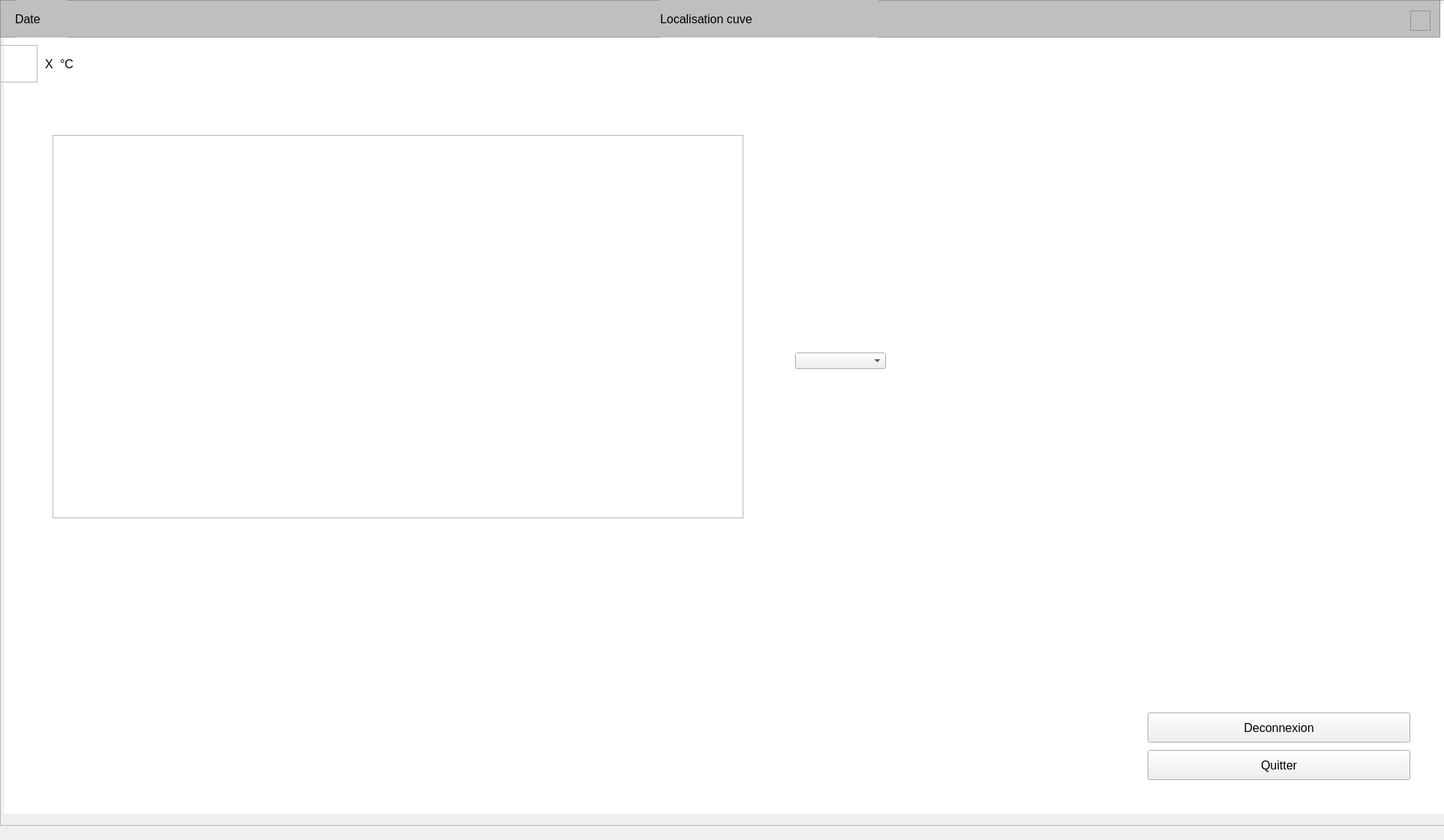
<?xml version="1.0" encoding="UTF-8"?>
<ui version="4.0">
 <class>Form</class>
 <widget class="QWidget" name="Form">
  <property name="geometry">
   <rect>
    <x>0</x>
    <y>0</y>
    <width>1925</width>
    <height>1120</height>
   </rect>
  </property>
  <property name="windowTitle">
   <string>Form</string>
  </property>
  <property name="styleSheet">
   <string notr="true"/>
  </property>
  <widget class="QFrame" name="frame">
   <property name="geometry">
    <rect>
     <x>0</x>
     <y>0</y>
     <width>1920</width>
     <height>50</height>
    </rect>
   </property>
   <property name="styleSheet">
    <string notr="true">background-color: #BFBFBF;</string>
   </property>
   <property name="frameShape">
    <enum>QFrame::StyledPanel</enum>
   </property>
   <property name="frameShadow">
    <enum>QFrame::Raised</enum>
   </property>
   <widget class="QLabel" name="label_3">
    <property name="geometry">
     <rect>
      <x>20</x>
      <y>0</y>
      <width>70</width>
      <height>50</height>
     </rect>
    </property>
    <property name="font">
     <font>
      <pointsize>12</pointsize>
     </font>
    </property>
    <property name="text">
     <string>Date</string>
    </property>
   </widget>
   <widget class="QLabel" name="label_4">
    <property name="geometry">
     <rect>
      <x>880</x>
      <y>0</y>
      <width>291</width>
      <height>50</height>
     </rect>
    </property>
    <property name="font">
     <font>
      <pointsize>12</pointsize>
     </font>
    </property>
    <property name="text">
     <string>Localisation cuve</string>
    </property>
   </widget>
   <widget class="QFrame" name="frame_3">
    <property name="geometry">
     <rect>
      <x>1880</x>
      <y>14</y>
      <width>27</width>
      <height>27</height>
     </rect>
    </property>
    <property name="styleSheet">
     <string notr="true">background-image: url(:/images/image/parametre.png);</string>
    </property>
    <property name="frameShape">
     <enum>QFrame::StyledPanel</enum>
    </property>
    <property name="frameShadow">
     <enum>QFrame::Raised</enum>
    </property>
   </widget>
  </widget>
  <widget class="QFrame" name="frame_2">
   <property name="geometry">
    <rect>
     <x>0</x>
     <y>60</y>
     <width>50</width>
     <height>50</height>
    </rect>
   </property>
   <property name="styleSheet">
    <string notr="true">background-image: url(:/iconesMeteo/image/iconesMeteo/soleil.png);</string>
   </property>
   <property name="frameShape">
    <enum>QFrame::StyledPanel</enum>
   </property>
   <property name="frameShadow">
    <enum>QFrame::Raised</enum>
   </property>
  </widget>
  <widget class="QLabel" name="label">
   <property name="geometry">
    <rect>
     <x>60</x>
     <y>70</y>
     <width>21</width>
     <height>31</height>
    </rect>
   </property>
   <property name="font">
    <font>
     <pointsize>12</pointsize>
    </font>
   </property>
   <property name="text">
    <string>X</string>
   </property>
  </widget>
  <widget class="QLabel" name="label_2">
   <property name="geometry">
    <rect>
     <x>80</x>
     <y>70</y>
     <width>31</width>
     <height>31</height>
    </rect>
   </property>
   <property name="font">
    <font>
     <pointsize>12</pointsize>
    </font>
   </property>
   <property name="text">
    <string>°C</string>
   </property>
  </widget>
  <widget class="QFrame" name="frame_5">
   <property name="geometry">
    <rect>
     <x>0</x>
     <y>0</y>
     <width>1930</width>
     <height>1101</height>
    </rect>
   </property>
   <property name="styleSheet">
    <string notr="true">QPushButton#boutonDeconnexion, {	
	background-color: qlineargradient(spread:pad, x1:0, y1:0.505682, x2:1, y2:0.477, stop:0 rgba(20, 47, 78, 219), stop:1 rgba(85, 98, 112, 226));
	color:rgba(255, 255, 255, 210);
	border-radius:10px;
}
QPushButton#boutonDeconnexion, :hover{	
	background-color: qlineargradient(spread:pad, x1:0, y1:0.505682, x2:1, y2:0.477, stop:0 rgba(40, 67, 98, 219), stop:1 rgba(105, 118, 132, 226));
}
QPushButton#boutonDeconnexion, :pressed{	
	padding-left:5px;
	padding-top:5px;
	background-color:(255, 255, 255, 210);
}


QPushButton#bouton{	
	background-color: qlineargradient(spread:pad, x1:0, y1:0.505682, x2:1, y2:0.477, stop:0 rgba(20, 47, 78, 219), stop:1 rgba(85, 98, 112, 226));
	color:rgba(255, 255, 255, 210);
	border-radius:10px;
}
QPushButton#bouton:hover{	
	background-color: qlineargradient(spread:pad, x1:0, y1:0.505682, x2:1, y2:0.477, stop:0 rgba(40, 67, 98, 219), stop:1 rgba(105, 118, 132, 226));
}
QPushButton#bouton:pressed{	
	padding-left:5px;
	padding-top:5px;
	background-color:rgba(105, 118, 132, 200);
}</string>
   </property>
   <property name="frameShape">
    <enum>QFrame::StyledPanel</enum>
   </property>
   <property name="frameShadow">
    <enum>QFrame::Raised</enum>
   </property>
   <widget class="QPushButton" name="boutonDeconnexion">
    <property name="geometry">
     <rect>
      <x>1530</x>
      <y>950</y>
      <width>350</width>
      <height>40</height>
     </rect>
    </property>
    <property name="font">
     <font>
      <pointsize>12</pointsize>
     </font>
    </property>
    <property name="text">
     <string>Deconnexion</string>
    </property>
   </widget>
   <widget class="QPushButton" name="boutonSeConnecter_2">
    <property name="geometry">
     <rect>
      <x>1530</x>
      <y>1000</y>
      <width>350</width>
      <height>40</height>
     </rect>
    </property>
    <property name="font">
     <font>
      <pointsize>12</pointsize>
     </font>
    </property>
    <property name="text">
     <string>Quitter</string>
    </property>
   </widget>
   <widget class="QLabel" name="label_5">
    <property name="geometry">
     <rect>
      <x>5</x>
      <y>5</y>
      <width>1920</width>
      <height>1080</height>
     </rect>
    </property>
    <property name="styleSheet">
     <string notr="true">background-color: #FFFFFF;</string>
    </property>
    <property name="text">
     <string/>
    </property>
   </widget>
   <widget class="QGraphicsView" name="graphicsView">
    <property name="geometry">
     <rect>
      <x>70</x>
      <y>180</y>
      <width>921</width>
      <height>511</height>
     </rect>
    </property>
   </widget>
   <widget class="QComboBox" name="comboBox">
    <property name="geometry">
     <rect>
      <x>1060</x>
      <y>470</y>
      <width>121</width>
      <height>22</height>
     </rect>
    </property>
   </widget>
   <zorder>label_5</zorder>
   <zorder>boutonDeconnexion</zorder>
   <zorder>boutonSeConnecter_2</zorder>
   <zorder>graphicsView</zorder>
   <zorder>comboBox</zorder>
  </widget>
  <zorder>frame_5</zorder>
  <zorder>frame</zorder>
  <zorder>frame_2</zorder>
  <zorder>label</zorder>
  <zorder>label_2</zorder>
 </widget>
 <resources>
  <include location="resPrincipale.qrc"/>
 </resources>
 <connections/>
</ui>
